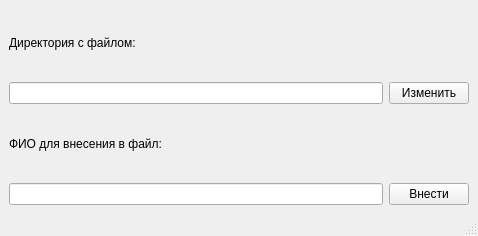
<?xml version="1.0" encoding="UTF-8"?>
<ui version="4.0">
 <class>MainWindow</class>
 <widget class="QMainWindow" name="MainWindow">
  <property name="geometry">
   <rect>
    <x>0</x>
    <y>0</y>
    <width>478</width>
    <height>236</height>
   </rect>
  </property>
  <property name="windowTitle">
   <string>MainWindow</string>
  </property>
  <widget class="QWidget" name="centralwidget">
   <layout class="QVBoxLayout" name="verticalLayout_3">
    <item>
     <layout class="QVBoxLayout" name="verticalLayout">
      <item>
       <layout class="QHBoxLayout" name="horizontalLayout_3">
        <item>
         <widget class="QLabel" name="label">
          <property name="text">
           <string>Директория с файлом:</string>
          </property>
         </widget>
        </item>
        <item>
         <widget class="QLabel" name="trial_text_label">
          <property name="enabled">
           <bool>true</bool>
          </property>
          <property name="text">
           <string/>
          </property>
         </widget>
        </item>
       </layout>
      </item>
      <item>
       <layout class="QHBoxLayout" name="horizontalLayout">
        <item>
         <widget class="QLineEdit" name="directory_textbox">
          <property name="readOnly">
           <bool>true</bool>
          </property>
         </widget>
        </item>
        <item>
         <widget class="QPushButton" name="directory_button">
          <property name="toolTip">
           <string>Открывает диалог выбора файла</string>
          </property>
          <property name="text">
           <string>Изменить</string>
          </property>
         </widget>
        </item>
       </layout>
      </item>
     </layout>
    </item>
    <item>
     <layout class="QVBoxLayout" name="verticalLayout_2">
      <item>
       <widget class="QLabel" name="label_2">
        <property name="text">
         <string>ФИО для внесения в файл:</string>
        </property>
       </widget>
      </item>
      <item>
       <layout class="QHBoxLayout" name="horizontalLayout_2">
        <item>
         <widget class="QLineEdit" name="name_textbox"/>
        </item>
        <item>
         <widget class="QPushButton" name="name_button">
          <property name="toolTip">
           <string>Если в файле нет этого ФИО, программа внесёт его в файл. После нажатия на эту кнопку, программа завершится.</string>
          </property>
          <property name="text">
           <string>Внести</string>
          </property>
         </widget>
        </item>
       </layout>
      </item>
     </layout>
    </item>
   </layout>
  </widget>
  <widget class="QMenuBar" name="menubar">
   <property name="geometry">
    <rect>
     <x>0</x>
     <y>0</y>
     <width>478</width>
     <height>21</height>
    </rect>
   </property>
  </widget>
  <widget class="QStatusBar" name="statusbar"/>
 </widget>
 <resources/>
 <connections/>
</ui>
